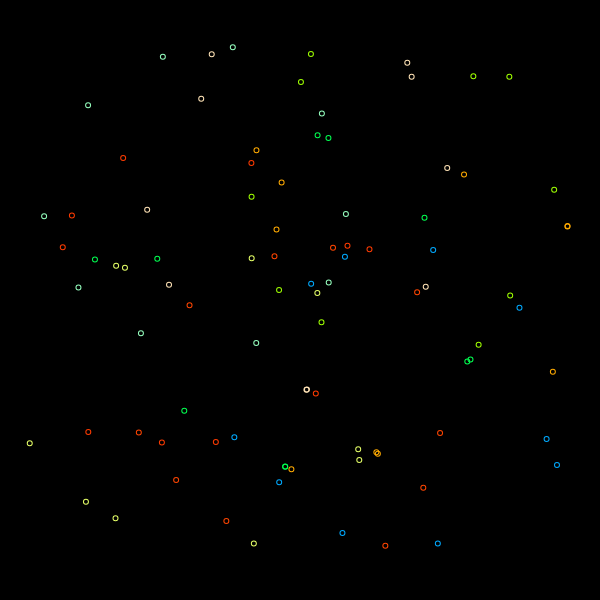
Frame 1 (no input)
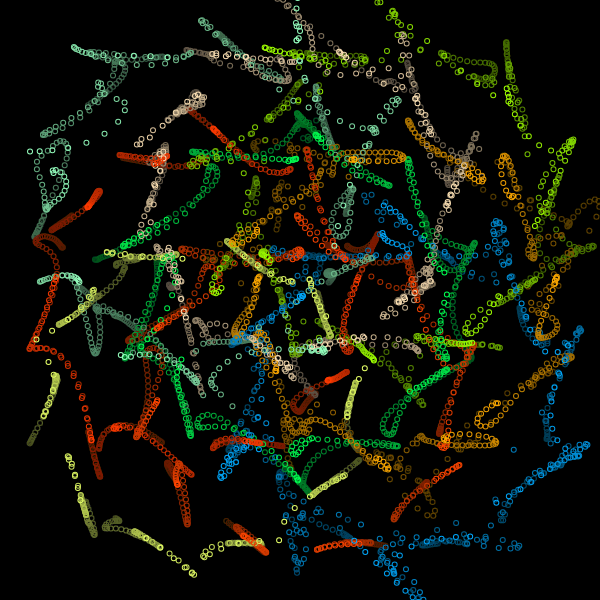
Frame 60 (no input)
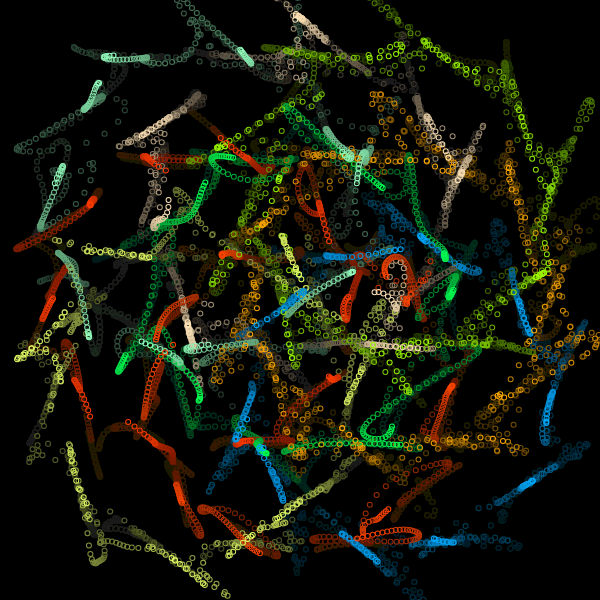
Frame 120 (the mouse pressed at the canvas centre since frame 60)

The p5.js sketch that drew these frames (run headless with seeded random() and noise() and a simulated clock; from frame 60 on, the mouse is pressed at the canvas centre):

// p5.js sketch
// ── sketch.js
/* Forked from  kusakari 
Fork and modifications by Nina Lutz
*/
let _minWidth;

function setup() {
  var canvas;
  if(windowWidth>=600 && windowHeight >=600){
    canvas = createCanvas(600, 600);
  }
  else{
    canvas = createCanvas(windowWidth, windowHeight - 100);
  }

  var x = (windowWidth - width) / 2;
  var y = (windowHeight - height) / 2;

  canvas.position(x, y);
  canvas.background(0)

  colorMode(HSB, 360, 100, 100, 255);
  setObject();

}

let _aryLine = [];
function setObject() {
  _minWidth = min(width, height) * 0.5;
  noStroke();
noFill()
  strokeJoin(MITER);
  let numLine = 3;
  for (let i = 0; i < numLine; i++) {
    for (let j = 0; j < numLine; j++) {
      let col = color(random(200), random(200), 100);
      let step = _minWidth / numLine;
      let x = -_minWidth / 2 + step / 2 + step * i;
      let y = -_minWidth / 2 + step / 2 + step * j;
      let centXy = createVector(x, y);
      let r = _minWidth / 2;
      _aryLine[i + j * numLine] = new BendLine(centXy, r, col);
    }
  }
}

class BendLine {
  constructor(centXy, r, col) {
    this.centXy = centXy;
    this.r = r;
    this.col = col;
    this.numPoints = 10;
    this.aryXy = [];
    for (let i = 0; i < this.numPoints; i++) {
      let ang = 2*PI / this.numPoints * i;
      this.aryXy[i] = p5.Vector.add(this.centXy, createVector(this.r * cos(ang), this.r * sin(ang)));
    }
    this.numBend = 3;
    this.aryRParameter = [];
    for (let i = 0; i < this.numBend; i++) {
      this.aryRParameter[i] = [this.r / 30 * 0.8**i, random(2*PI), 2*PI / random(100, 500)];//[max, init, speed]
    }
    this.aryinitAngParameter = [];
    for (let i = 0; i < this.numBend; i++) {
      this.aryinitAngParameter[i] = [2*PI, random(2*PI), 2*PI / random(200, 1000)];//[max, init, speed]
    }
    this.aryAngStep = [];
    for (let i = 0; i < this.numBend; i++) {
      this.aryAngStep[i] = 2*PI / this.numPoints * int(random(3, 8 + i));
    }
    this.numCycle = 12;
  }
  update() {
    this.updateR();
    this.updateInitAng();
    this.newAryXy = this.aryXy;
    for (let i = 0; i < this.numBend; i++) {
      this.newAryXy = bend(this.newAryXy, this.aryR[i], this.aryinitAng[i], this.aryAngStep[i], this.numCycle);
    }
  }
  updateR() {
    this.aryR = [];
    for (let i = 0; i < this.aryRParameter.length; i++) {
      this.aryR[i] = this.aryRParameter[i][0] * (cos(this.aryRParameter[i][1] + this.aryRParameter[i][2] * frameCount));
    }
  }
  updateInitAng() {
    this.aryinitAng = [];
    for (let i = 0; i < this.aryinitAngParameter.length; i++) {
      // this.aryinitAng[i] += -0.05*0;
      this.aryinitAng[i] = this.aryinitAngParameter[i][1] + this.aryinitAngParameter[i][0] * (cos(this.aryinitAngParameter[i][2]*3 * frameCount));
    }
  }
  draw() {
    beginShape();
    for (let i = 0; i < this.newAryXy.length; i++) {
      ellipse(this.newAryXy[i].x, this.newAryXy[i].y, 1, 1);
    }
    endShape(CLOSE);
  }
}

function bend(aryXy, r, initAng, angStep, numCycle) {
  let aryXy2 = aryXy;
  for (let j = 0; j < numCycle; j++) {
    let aryXyNew = [];
    for (let i = 0; i < aryXy2.length; i++) {
      let xy_1_2 = p5.Vector.sub(aryXy2[(i+1)%aryXy2.length], aryXy2[i]);
      let ang = initAng + angStep * i;
      xy_1_2.rotate(PI).setMag(r * sin(ang));
      let xy = p5.Vector.add(aryXy2[i], xy_1_2);
      aryXyNew.push(xy);
    }
    aryXy2 = aryXyNew;
  }

  return aryXy2;
}

function draw() {
  // blendMode(DIFFERENCE);
  // clear();
  background(0, 5);
  translate(width/2, height/2);
  for (let i = 0; i < _aryLine.length; i++) {
    _aryLine[i].update();
    strokeWeight(5)
    stroke(_aryLine[i].col);
    _aryLine[i].draw();
  }
}
